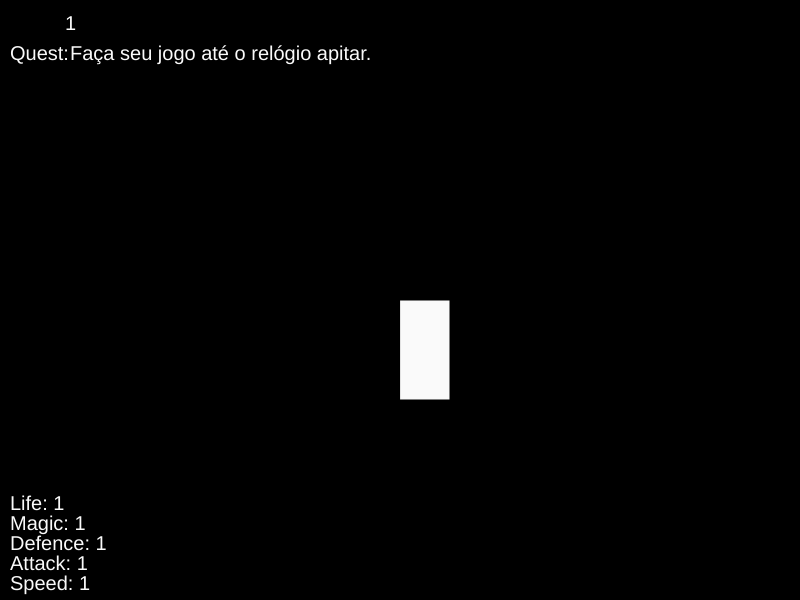
Frame 1 (no input)
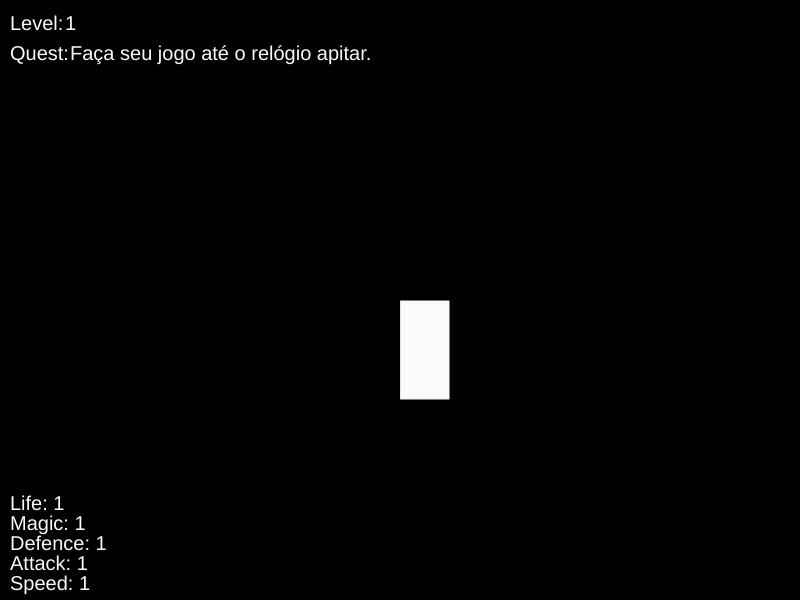
Frame 60 (no input)
Frame 120 (the mouse pressed at the canvas centre since frame 60): identical to frame 60, image omitted

The p5.js sketch that drew these frames (run headless with seeded random() and noise() and a simulated clock; from frame 60 on, the mouse is pressed at the canvas centre):

// p5.js sketch
// ── sketch.js
//Versão 0.02 = Tutorial para os stats (esc menu)

let xChar = 400;
let yChar = 300;
let comprimentoChar = 50;
let alturaChar = 100;


function setup() {
  createCanvas(800, 600);
}

function draw() {
  background(0);
  level();
  currentLevel();
  quest();
  currentQuest();
  myChar ();
  life ();
  magic ();
  speedChar ();
  attack ();
  defence ();
}

function level (){
textSize(20);
text( 'Level:', 10, 30);
fill(250);
}

function currentLevel (){
textSize(20);
text( '1', 65, 30);
fill(250, 250, 250);
}

function quest (){
textSize(20);
text( 'Quest:', 10, 60);
fill(250);
}

function currentQuest (){
textSize(20);
text( 'Faça seu jogo até o relógio apitar.', 70, 60);
fill(250);
}

function myChar (){
  rect (xChar, yChar, comprimentoChar, alturaChar)
} 

function life (){
textSize(20);
text( 'Life: 1', 10, 510);
fill(250, 250, 250);
}

function magic (){
textSize(20);
text( 'Magic: 1', 10, 530);
fill(250, 250, 250);
}

function defence (){
textSize(20);
text( 'Defence: 1', 10, 550);
fill(250, 250, 250);
}

function attack (){
textSize(20);
text( 'Attack: 1', 10, 570);
fill(250, 250, 250);
}

function speedChar (){
textSize(20);
text( 'Speed: 1', 10, 590);
fill(250, 250, 250);
}
